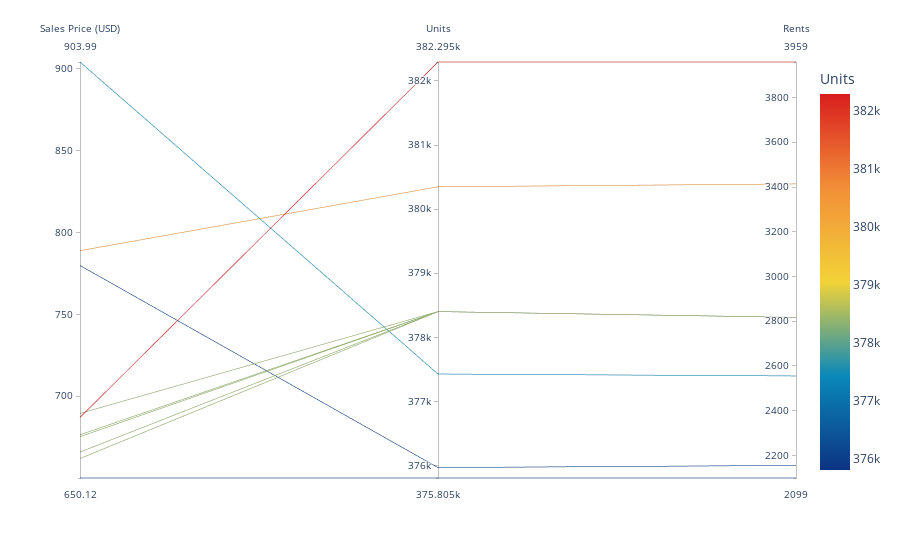

The notebook cell this image was saved under:
### Code cell
sfo_coord

### Figure 1 — Plotly figure (JSON) as saved in the notebook; plotly's stock layout.template omitted (floating-point values rounded to 4 significant figures)
{"data": [{"dimensions": [{"label": "Sales Price (USD)", "values": [904.0, 788.8, 779.8, 689.6, 687.1, 676.5, 675.4, 666.0, 662.0, 650.1]}, {"label": "Units", "values": [377400.0, 380348, 376000.0, 378401, 382295, 378401, 378401, 378401, 378401, 375805]}, {"label": "Rents", "values": [2555.0, 3414, 2155.0, 2817.0, 3959, 2817.0, 2817.0, 2817.0, 2817.0, 2099]}], "domain": {"x": [0, 1], "y": [0, 1]}, "line": {"color": [377400.0, 380348, 376000.0, 378401, 382295, 378401, 378401, 378401, 378401, 375805], "coloraxis": "coloraxis"}, "name": "", "type": "parcoords"}], "layout": {"autosize": true, "coloraxis": {"colorbar": {"title": {"text": "Units"}}, "colorscale": [[0, "rgb(12,51,131)"], [0.25, "rgb(10,136,186)"], [0.5, "rgb(242,211,56)"], [0.75, "rgb(242,143,56)"], [1, "rgb(217,30,30)"]]}, "legend": {"tracegroupgap": 0}, "margin": {"t": 60}}}
